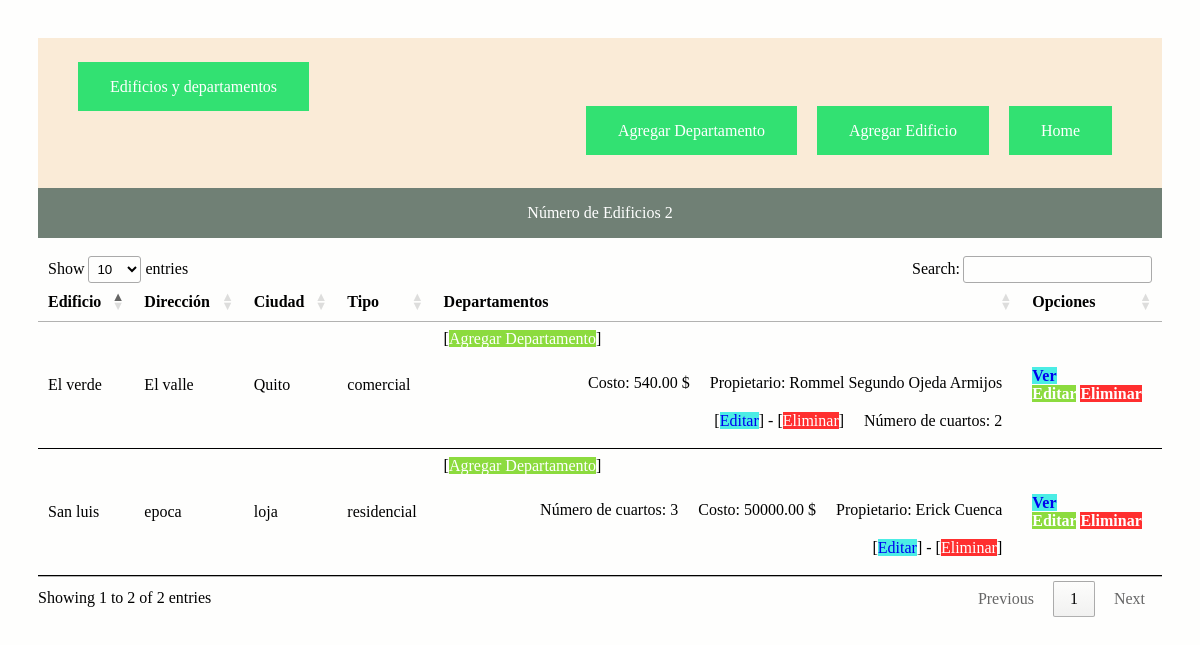
Before: / with the older database file.
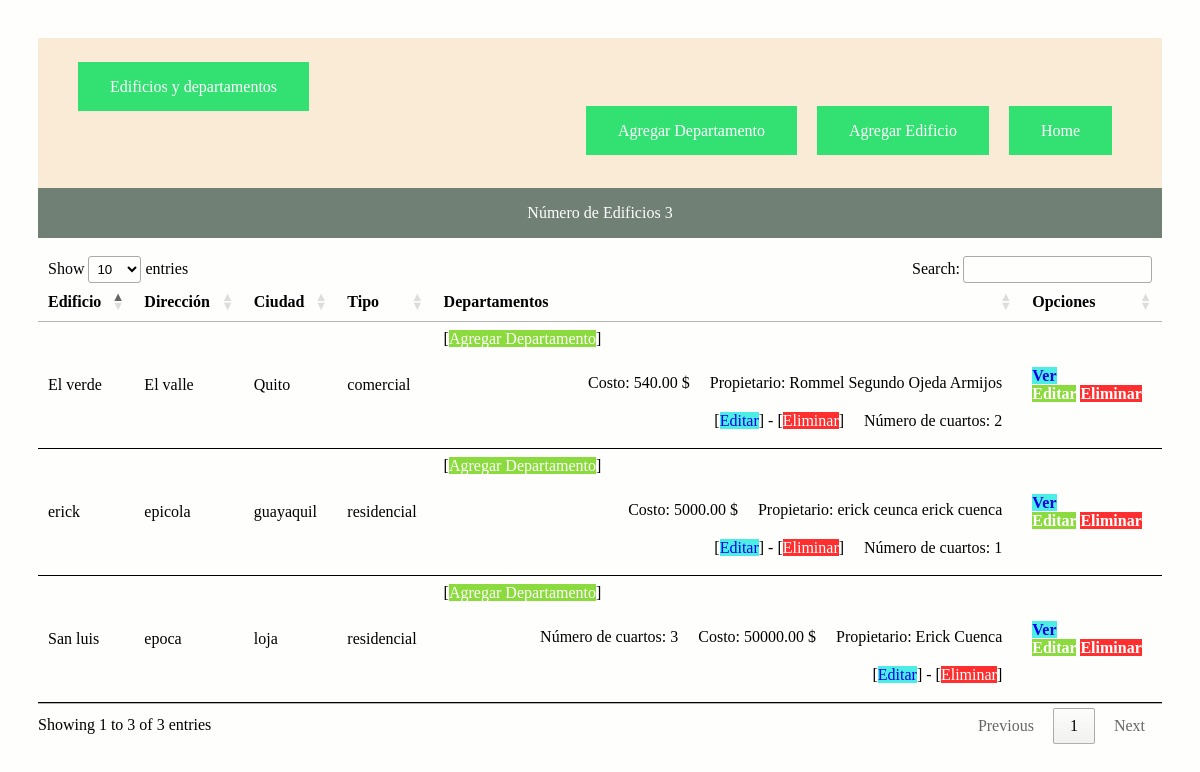
After: the same page with the newer database file.
### proyectoUno/models.py (models this page shows, shortened)
class Edificio(models.Model):
    class Meta:
        verbose_name_plural = "Edificios"
    opciones_tipo = (
    ('residencial','Residencial'),
    ('comercial','Comercial'),
    )
    nombre = models.CharField(max_length=600)
    direccion = models.CharField(max_length=60)
    ciudad = models.CharField(max_length=40, unique=True)
    tipo = models.CharField(max_length=30, \
            choices= opciones_tipo)

class Departamento(models.Model):
    propietario = models.CharField(max_length=100)
    costo = models.DecimalField(max_digits=100, decimal_places=2)
    numCuartos = models.IntegerField("numero de cuartos")
    edificio = models.ForeignKey(Edificio, on_delete=models.CASCADE,
            related_name="departamentos")

### proyectoUno/views.py (the view)
# urls.py: path('', views.index, name='index'),
def index(request):
    edificios = Edificio.objects.all()
    informacion_template = {'edificios': edificios, 'numEdificios': len(edificios)}
    return render(request, 'index.html', informacion_template)

### proyectoUno/templates/index.html (shortened to what this page needs)
{% extends "master.html" %}
{% block content %}
<div >
      <div class="numedi" >
        Número de Edificios {{ numEdificios }}
      </div>
</div><br>
<div class="container">
  <table id="tabla_datos" >
    <thead >
      <tr>
        <th>Edificio</th>
        <th>Dirección</th>
        <th>Ciudad</th>
        <th>Tipo</th>
        <th>Departamentos</th>
        <th>Opciones</th>
      </tr>
    </thead>
    {% for e in edificios %}
    <tr>
      <td> {{e.nombre}}</td>
      <td> {{e.direccion}}</td>
      <td> {{e.ciudad}}</td>
      <td> {{e.tipo}}</td>
      <td>
        <span>[<a class="botone"
          href="{% url 'agregarDepartamentoEdificio' e.id %}">Agregar Departamento</a>]</span>
        <ul>
          {% for d in e.departamentos.all %}
            <li>Propietario: {{d.propietario}}</li>
            <ul>
              <li>Costo: {{d.costo}} $</li>
              <li>Número de cuartos: {{d.numCuartos}}</li>
              <li>[<a class="botonv"
                href="{% url 'editarDepartamento' d.id %}">Editar</a>] - [<a class="botonr"
                href="{% url 'eliminarDepartamento' d.id %}"
                onclick="return confirm('¿Está seguro de la eliminación?')">Eliminar</a>]</span></li>
            </ul>
            {% endfor %}
        </ul>
      </td>
      <td class="arre">
        <div class="bots">
          <a class="botonv"  href="{% url 'obtenerEdificio' e.id %}" >Ver</a><br>
          <a class="botone" href="{% url 'editarEdificio' e.id %}" >Editar</a>
          <a class="botonr"  href="{% url 'eliminarEdificio' e.id %}"
            onclick="return confirm('¿Está seguro de la eliminación?')">Eliminar</a>
        </div>
      </td>
    </tr>
    {% endfor %}
  </table>
</div>
{% endblock %}

Changed rows visible on the page:
added Edificio: nombre "erick", direccion "epicola", ciudad "guayaquil", tipo "residencial"
added Departamento: propietario "erick ceunca erick cuenca", costo "5000.00", numCuartos "1", shown under "erick"
Other visible differences:
{{ numEdificios }}: "2" → "3"
text written by a page script: "Show entries Search: Showing 1 to 2 of 2 entries Previous 1 Next" → "Show entries Search: Showing 1 to 3 of 3 entries Previous 1 Next"
